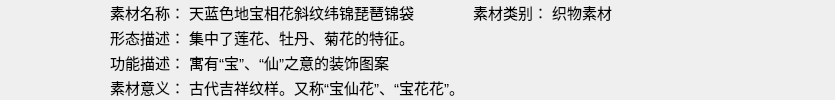
<?xml version="1.0" encoding="UTF-8"?>
<ui version="4.0">
 <class>listItemForm</class>
 <widget class="QWidget" name="listItemForm">
  <property name="geometry">
   <rect>
    <x>0</x>
    <y>0</y>
    <width>835</width>
    <height>100</height>
   </rect>
  </property>
  <property name="minimumSize">
   <size>
    <width>0</width>
    <height>100</height>
   </size>
  </property>
  <property name="maximumSize">
   <size>
    <width>16777215</width>
    <height>100</height>
   </size>
  </property>
  <property name="windowTitle">
   <string>Form</string>
  </property>
  <property name="styleSheet">
   <string notr="true"/>
  </property>
  <layout class="QHBoxLayout" name="horizontalLayout_5">
   <property name="spacing">
    <number>4</number>
   </property>
   <property name="margin">
    <number>0</number>
   </property>
   <item>
    <widget class="QFrame" name="frame">
     <property name="minimumSize">
      <size>
       <width>100</width>
       <height>100</height>
      </size>
     </property>
     <property name="maximumSize">
      <size>
       <width>100</width>
       <height>100</height>
      </size>
     </property>
     <property name="styleSheet">
      <string notr="true"> border: 0px solid #5CACEE;</string>
     </property>
     <property name="frameShape">
      <enum>QFrame::StyledPanel</enum>
     </property>
     <property name="frameShadow">
      <enum>QFrame::Raised</enum>
     </property>
     <layout class="QHBoxLayout" name="horizontalLayout_7">
      <property name="spacing">
       <number>0</number>
      </property>
      <property name="margin">
       <number>0</number>
      </property>
      <item>
       <widget class="QLabel" name="label_6">
        <property name="minimumSize">
         <size>
          <width>0</width>
          <height>100</height>
         </size>
        </property>
        <property name="maximumSize">
         <size>
          <width>16777215</width>
          <height>100</height>
         </size>
        </property>
        <property name="styleSheet">
         <string notr="true">image: url(:/CSS/014.jpg);</string>
        </property>
        <property name="text">
         <string/>
        </property>
        <property name="scaledContents">
         <bool>true</bool>
        </property>
       </widget>
      </item>
     </layout>
    </widget>
   </item>
   <item>
    <widget class="QFrame" name="frame_2">
     <property name="minimumSize">
      <size>
       <width>0</width>
       <height>100</height>
      </size>
     </property>
     <property name="maximumSize">
      <size>
       <width>16777215</width>
       <height>100</height>
      </size>
     </property>
     <property name="styleSheet">
      <string notr="true"> border: 0px solid #5CACEE;</string>
     </property>
     <layout class="QVBoxLayout" name="verticalLayout">
      <property name="spacing">
       <number>0</number>
      </property>
      <property name="leftMargin">
       <number>6</number>
      </property>
      <property name="topMargin">
       <number>0</number>
      </property>
      <property name="rightMargin">
       <number>0</number>
      </property>
      <property name="bottomMargin">
       <number>0</number>
      </property>
      <item>
       <widget class="QWidget" name="widget_3" native="true">
        <property name="maximumSize">
         <size>
          <width>16777215</width>
          <height>25</height>
         </size>
        </property>
        <layout class="QHBoxLayout" name="horizontalLayout">
         <property name="spacing">
          <number>0</number>
         </property>
         <property name="margin">
          <number>0</number>
         </property>
         <item>
          <widget class="QLabel" name="label_2">
           <property name="maximumSize">
            <size>
             <width>16777215</width>
             <height>25</height>
            </size>
           </property>
           <property name="font">
            <font>
             <pointsize>11</pointsize>
            </font>
           </property>
           <property name="text">
            <string>素材名称： 天蓝色地宝相花斜纹纬锦琵琶锦袋</string>
           </property>
          </widget>
         </item>
         <item>
          <widget class="QLabel" name="label">
           <property name="maximumSize">
            <size>
             <width>16777215</width>
             <height>25</height>
            </size>
           </property>
           <property name="font">
            <font>
             <pointsize>11</pointsize>
            </font>
           </property>
           <property name="text">
            <string>素材类别： 织物素材</string>
           </property>
          </widget>
         </item>
        </layout>
       </widget>
      </item>
      <item>
       <widget class="QWidget" name="widget_4" native="true">
        <property name="maximumSize">
         <size>
          <width>16777215</width>
          <height>25</height>
         </size>
        </property>
        <layout class="QHBoxLayout" name="horizontalLayout_2">
         <property name="spacing">
          <number>0</number>
         </property>
         <property name="margin">
          <number>0</number>
         </property>
         <item>
          <widget class="QLabel" name="label_4">
           <property name="maximumSize">
            <size>
             <width>16777215</width>
             <height>25</height>
            </size>
           </property>
           <property name="font">
            <font>
             <pointsize>11</pointsize>
            </font>
           </property>
           <property name="text">
            <string>形态描述： 集中了莲花、牡丹、菊花的特征。</string>
           </property>
          </widget>
         </item>
        </layout>
       </widget>
      </item>
      <item>
       <widget class="QWidget" name="widget_5" native="true">
        <property name="maximumSize">
         <size>
          <width>16777215</width>
          <height>25</height>
         </size>
        </property>
        <layout class="QHBoxLayout" name="horizontalLayout_3">
         <property name="spacing">
          <number>0</number>
         </property>
         <property name="margin">
          <number>0</number>
         </property>
         <item>
          <widget class="QLabel" name="label_3">
           <property name="maximumSize">
            <size>
             <width>16777215</width>
             <height>25</height>
            </size>
           </property>
           <property name="font">
            <font>
             <pointsize>11</pointsize>
            </font>
           </property>
           <property name="text">
            <string>功能描述： 寓有“宝”、“仙”之意的装饰图案</string>
           </property>
          </widget>
         </item>
        </layout>
       </widget>
      </item>
      <item>
       <widget class="QWidget" name="widget_6" native="true">
        <property name="maximumSize">
         <size>
          <width>16777215</width>
          <height>25</height>
         </size>
        </property>
        <layout class="QHBoxLayout" name="horizontalLayout_4">
         <property name="spacing">
          <number>0</number>
         </property>
         <property name="margin">
          <number>0</number>
         </property>
         <item>
          <widget class="QLabel" name="label_5">
           <property name="maximumSize">
            <size>
             <width>16777215</width>
             <height>25</height>
            </size>
           </property>
           <property name="font">
            <font>
             <pointsize>11</pointsize>
            </font>
           </property>
           <property name="text">
            <string>素材意义： 古代吉祥纹样。又称“宝仙花”、“宝花花”。</string>
           </property>
          </widget>
         </item>
        </layout>
       </widget>
      </item>
     </layout>
    </widget>
   </item>
  </layout>
 </widget>
 <resources/>
 <connections/>
</ui>
